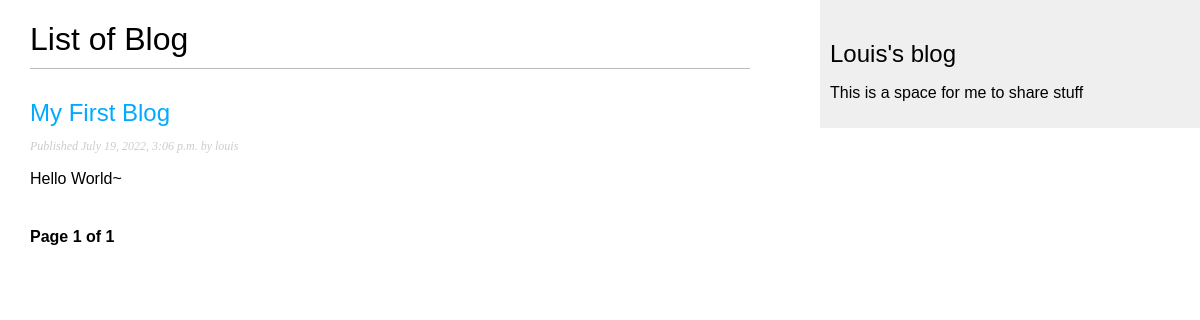
Page /blog/ on the earlier database version.
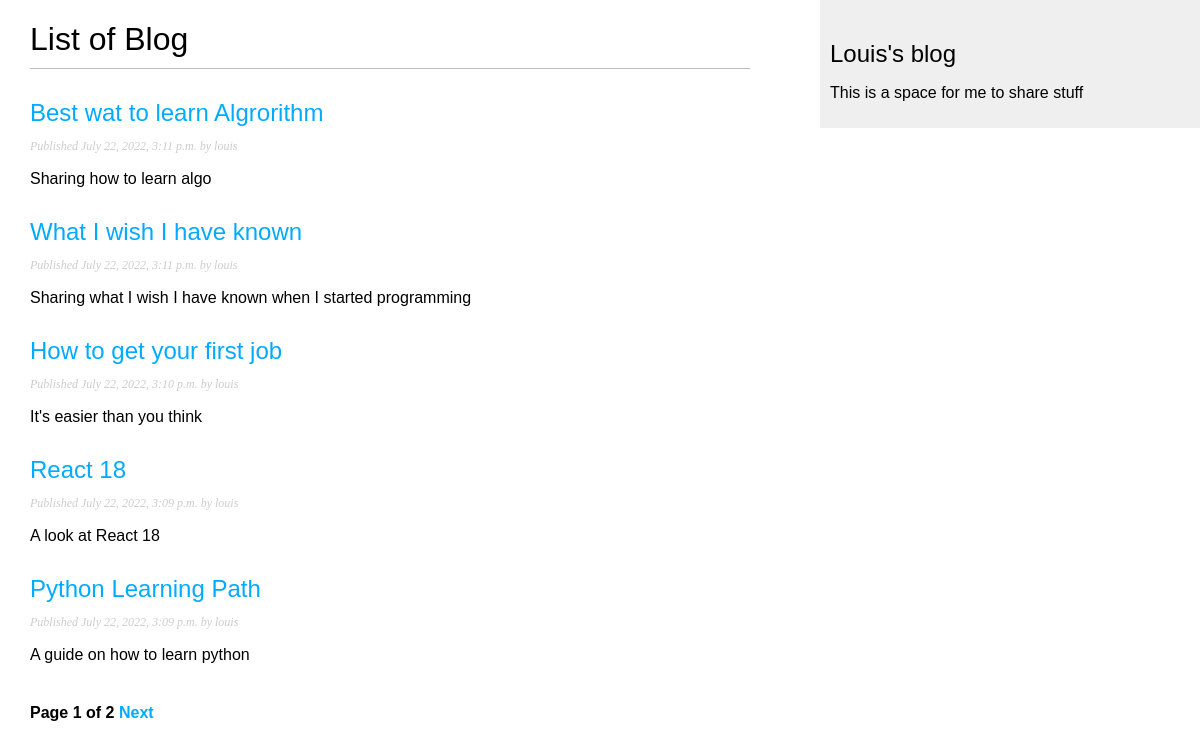
Same page on the later database version.
### blog/models.py (models this page shows, shortened)
class Post(models.Model):
    STATUS_CHOICES =(
        ('draft', 'Draft'),
        ('published', 'Published'),
    )
    title = models.CharField(max_length=256)
    slug = models.SlugField(max_length=256, unique_for_date='publish')
    author = models.ForeignKey(User, on_delete=models.CASCADE, related_name='blog_posts')
    body = models.TextField()
    publish = models.DateTimeField(default=timezone.now)
    created = models.DateTimeField(auto_now_add=True)
    updated = models.DateTimeField(auto_now=True)
    status = models.CharField(max_length=10, choices=STATUS_CHOICES, default='draft')
    objects = models.Manager() # The default manager
    published = PublishedManager()
    def get_absolute_url(self):
        return reverse('blog:post_detail', args=[self.publish.year, self.publish.month, self.publish.day, self.slug])
    class Meta:
        ordering = ('-publish',)

### blog/views.py (the view)
# urls.py: path("", PostListView.as_view(), name="post_list"),
class PostListView(ListView):
    queryset = Post.published.all()
    context_object_name = 'posts'
    paginate_by = 5
    template_name = 'blog/post/list.html'

### blog/templates/blog/post/list.html (shortened to what this page needs)
{% extends "blog/base.html" %}
{% block content %}
<h1>List of Blog</h1>
{% for post in posts %}
<h2>
  <a href="{{ post.get_absolute_url }}"> {{ post.title }} </a>
</h2>
<p class="date">Published {{ post.publish }} by {{ post.author }}</p>
{{ post.body|truncatewords:30|linebreaks }}
{% endfor %}
{% include "pagination.html" with page=page_obj %}
{% endblock %}

### blog/templates/blog/base.html (shortened to what this page needs)
{% load static %}
<!DOCTYPE html>
<html>
  <head>
    <link href="{% static "css/blog.css" %}" rel="stylesheet">
  </head>
  <body>
    <div id="content">{% block content %} {% endblock %}</div>
    <div id="sidebar">
      <h2>Louis's blog</h2>
      <p>This is a space for me to share stuff</p>
    </div>
  </body>
</html>

### blog/templates/pagination.html (shortened to what this page needs)
<div class="pagination">
  <span class="step-links">
    <span class="current">
      Page {{ page.number }} of {{ page.paginator.num_pages }}
    </span>
    {% if page.has_next %}
    <a href="?page={{ page.next_page_number }}"> Next </a>
    {% endif %}
  </span>
</div>

### blog/static/css/blog.css (style rules this page uses)
body { margin: 0; padding: 0; font-family: helvetica, sans-serif; }
a { color: #00abff; text-decoration: none; }
h1 { font-weight: normal; border-bottom: 1px solid #bbb; padding: 0 0 10px 0; }
h2 { font-weight: normal; margin: 30px 0 0; }
#content { float: left; width: 60%; padding: 0 0 0 30px; }
#sidebar { float: right; width: 30%; padding: 10px; background: #efefef; height: 100%; }
p.date { color: #ccc; font-family: georgia, serif; font-size: 12px; font-style: italic; }
.pagination { margin: 40px 0; font-weight: bold; }

Differences in the rows shown:
no longer on this page (row unchanged): Post: title "My First Blog", publish "July 19, 2022, 3:06 p.m.", author "louis", body "Hello World~"
added Post: title "Best wat to learn Algrorithm", publish "July 22, 2022, 3:11 p.m.", author "louis", body "Sharing how to learn algo"
added Post: title "What I wish I have known", publish "July 22, 2022, 3:11 p.m.", author "louis", body "Sharing what I wish I have known when I started programming"
added Post: title "How to get your first job", publish "July 22, 2022, 3:10 p.m.", author "louis", body "It's easier than you think"
added Post: title "React 18", publish "July 22, 2022, 3:09 p.m.", author "louis", body "A look at React 18"
added Post: title "Python Learning Path", publish "July 22, 2022, 3:09 p.m.", author "louis", body "A guide on how to learn python"
Other differences:
{{ page.paginator.num_pages }}: "1" → "2"
text now shown: "Next"
